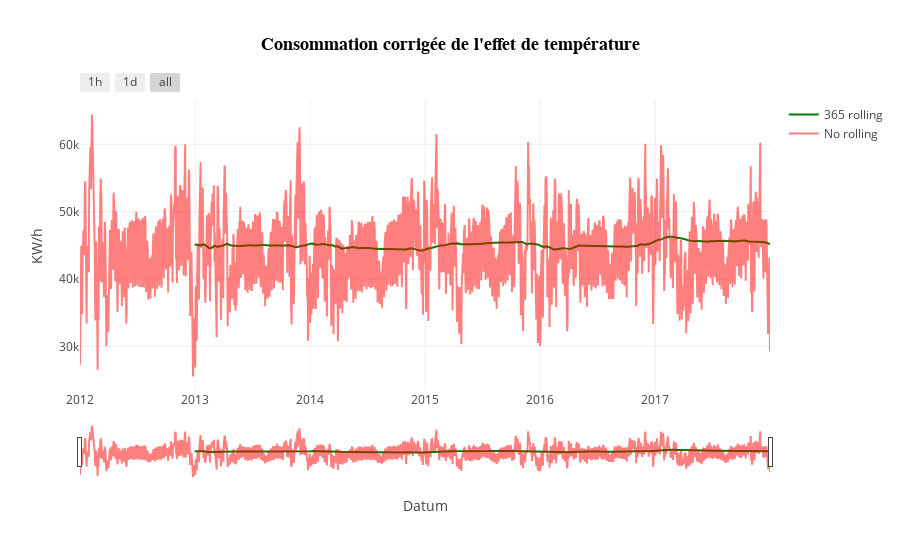

Notebook cell for this chart:
### Markdown cell above
### <font color='blue'> 365 days rolling smoothing is interessing about extracting the trend. But the bonds (confindence interval) are unaccurated. So it's not proper for forecasting our time series. As expected, Anomalies has been fixed by heat correction.  
### <font color='blue'> 7 days rolling shows some good stuffs but many anomalies.
### <font color='blue'>What about multi rolling average?<font>  
### <font color='blue'>And as we could imagine, 1 day rolling average is naive<font>

### Code cell
### Comparison 365 rolling
data=df_p9_first_correction.copy()
print(len(data))

x=data['Date']
y1=moving_average(data['Correction_consommation'],365)
y2=data['Correction_consommation']


trace1 = go.Line(x=x,
                  y=y1,
                  opacity = 1,
                  name='365 rolling',
                  marker=dict(color='green'))

trace2 = go.Line(x=x,
                  y=y2,
                  opacity = 0.5,
                  name='No rolling',
                  marker=dict(color='red'))

data = [trace1,trace2]

layout = go.Layout(title=dict(text="<b>Consommation corrigée de l'effet de température<b>",
                              font=dict(family='Linux Biolinum O',size=18,color='black')),
                   yaxis=dict(title='KW/h'),
                   xaxis=dict(title='Datum',
                        rangeselector=dict(
                            buttons=list([
                                dict(count=3,
                                     label='1h',
                                     step='hour',
                                     stepmode='backward'),
                                dict(count=3,
                                     label='1d',
                                     step='day',
                                     stepmode='backward'),
                                dict(step='all')
                            ])
                        ),
                        rangeslider=dict(
                            visible = True
                        ),
                        type='date'
    ))



fig = go.Figure(data=data, layout=layout)

pyo.iplot(fig)

### Figure 1 — Plotly figure (JSON) as saved in the notebook; plotly's stock layout.template omitted (floating-point values rounded to 4 significant figures; data arrays with more than 128 entries replaced by an {"elided": "..."} marker saying what was removed)
{"data": [{"marker": {"color": "green"}, "name": "365 rolling", "opacity": 1, "type": "scatter", "uid": "05227169-9d91-4387-aee8-b608a1b7b528", "x": {"elided": "2192 str values"}, "y": {"elided": "2192 float values"}}, {"marker": {"color": "red"}, "name": "No rolling", "opacity": 0.5, "type": "scatter", "uid": "7102e36b-f433-4c3c-9504-21dbc161019a", "x": {"elided": "2192 str values"}, "y": {"elided": "2192 float values"}}], "layout": {"title": {"font": {"color": "black", "family": "Linux Biolinum O", "size": 18}, "text": "<b>Consommation corrigée de l'effet de température<b>"}, "xaxis": {"rangeselector": {"buttons": [{"count": 3, "label": "1h", "step": "hour", "stepmode": "backward"}, {"count": 3, "label": "1d", "step": "day", "stepmode": "backward"}, {"step": "all"}]}, "rangeslider": {"visible": true}, "title": {"text": "Datum"}, "type": "date"}, "yaxis": {"title": {"text": "KW/h"}}}}
